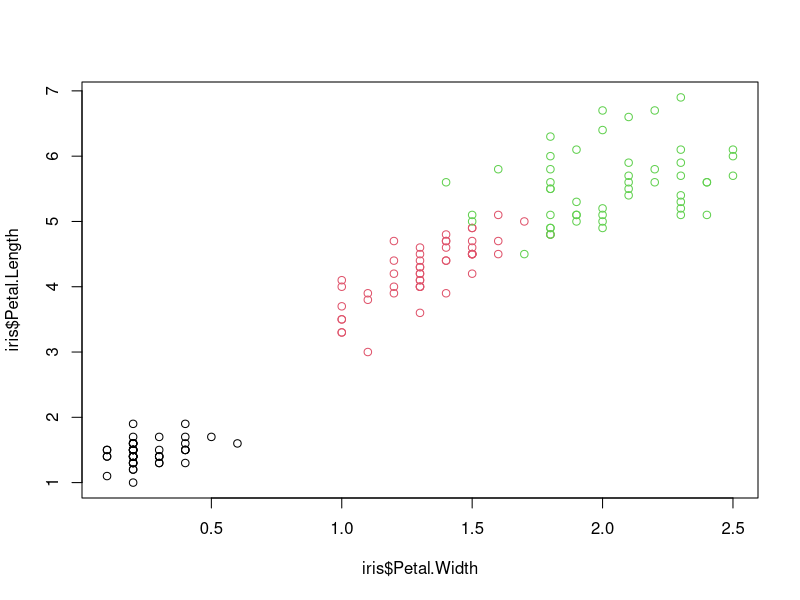

Write R code to recreate this figure.
################### KNN ###################

# Distance euclidienne entre p vecteurs de dimension n
distance_euclidienne <- function(matrice, vecteur) {
    # Initialisation du vecteur distance de longueur p nrow(matrice)
    distance <- c(rep(0, nrow(matrice)))
    # Calcul des distances
    for (i in 1:nrow(matrice)){
        distance[i] <- sqrt(sum((matrice[i, ] - vecteur)^2))
    }
    return(distance)
}

KNN_simple <- function(data, target, k) {
    # Initialisation des variables
    indices <- c(rep(0, nrow(data)))

    # Calcul des distances
    distance <- distance_euclidienne(data, target)

    # Récupération des kppv en fonction des kppd
    kppd <- sort(distance)[1:k]
    for (i in 1:k){
        indices <- c(indices, which(distance == kppd[i]))
    }

    kppv <- c()
    for (i in 1:k){
        kppv <- c(kppv, data[indices[i]])
    }

    # On retourne les indices et les kppv
    return(indices)
}

# On classe les kppv en moyennant les valeurs des classes des kppv
KNN <- function(data, target, k) { # nolint: object_name_linter.
    # Initialisation des variables
    indices <- KNN_simple(data, target, k)

    # Classement
    interet <- iris$Species[indices]
    occurences <- names(sort(table(interet), decreasing = TRUE)[1])

    # Return
    return(occurences)
}

################### Tests ###################
plot(iris$Petal.Width, iris$Petal.Length, col = iris$Species)

KNN(matrix(iris$Petal.Width, ncol = 1), c(1.0), 3) # Versicolor
KNN(matrix(iris$Petal.Width, ncol = 1), c(3.0), 11) # Virginica
KNN(matrix(iris$Petal.Width, ncol = 1), c(0.2), 4) # Setosa

KNN(matrix(iris$Petal.Length, ncol = 1), c(1.0), 3) # Setosa

# KNN avec Petal.Length et Petal.Width
KNN(as.matrix(iris[, 3:4]), c(3.0, 1.0), 11) # Versicolor
KNN(as.matrix(iris[, 3:4]), c(5.0, 1.7), 2) # Versicolor
KNN(as.matrix(iris[, 3:4]), c(5.0, 1.7), 5) # Virginica

# KNN avec toutes les variables (sauf Species)
KNN(as.matrix(iris[, 1:4]), c(2.7, 0.9, 5.0, 1.7), 5) # Versicolor
KNN(as.matrix(iris[, 1:4]), c(0.7, 0.9, 3.0, 1), 1) # Setosa
